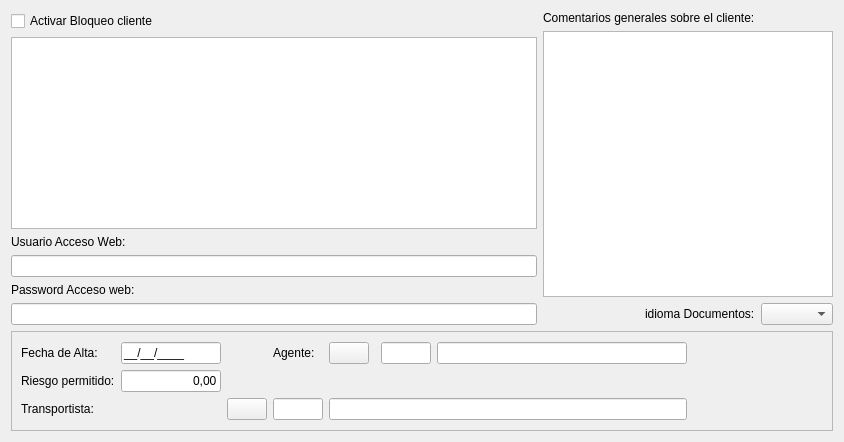
         <widget class="QWidget" name="tab_coments">
          <property name="styleSheet">
           <string notr="true"/>
          </property>
          <attribute name="title">
           <string>Comentarios y Otros</string>
          </attribute>
          <layout class="QGridLayout" name="gridLayout_18">
           <item row="3" column="0" colspan="4">
            <widget class="QFrame" name="frame_5">
             <property name="minimumSize">
              <size>
               <width>0</width>
               <height>100</height>
              </size>
             </property>
             <property name="frameShape">
              <enum>QFrame::Shape::StyledPanel</enum>
             </property>
             <property name="frameShadow">
              <enum>QFrame::Shadow::Raised</enum>
             </property>
             <layout class="QGridLayout" name="gridLayout_9">
              <item row="0" column="0">
               <layout class="QGridLayout" name="gridLayout_8">
                <item row="0" column="3">
                 <widget class="QLabel" name="label_63">
                  <property name="text">
                   <string>Agente: </string>
                  </property>
                 </widget>
                </item>
                <item row="2" column="2">
                 <widget class="QPushButton" name="btnTransportista">
                  <property name="maximumSize">
                   <size>
                    <width>40</width>
                    <height>40</height>
                   </size>
                  </property>
                  <property name="layoutDirection">
                   <enum>Qt::LayoutDirection::LeftToRight</enum>
                  </property>
                  <property name="text">
                   <string/>
                  </property>
                  <property name="icon">
                   <iconset resource="designer.qrc">
                    <normaloff>:/modules/images/find.png</normaloff>:/modules/images/find.png</iconset>
                  </property>
                  <property name="iconSize">
                   <size>
                    <width>32</width>
                    <height>32</height>
                   </size>
                  </property>
                 </widget>
                </item>
                <item row="2" column="3">
                 <widget class="QLineEdit" name="id_transportista">
                  <property name="maximumSize">
                   <size>
                    <width>50</width>
                    <height>16777215</height>
                   </size>
                  </property>
                 </widget>
                </item>
                <item row="0" column="7">
                 <widget class="QLineEdit" name="agente">
                  <property name="minimumSize">
                   <size>
                    <width>250</width>
                    <height>0</height>
                   </size>
                  </property>
                 </widget>
                </item>
                <item row="0" column="4">
                 <widget class="QPushButton" name="btnAgente">
                  <property name="maximumSize">
                   <size>
                    <width>40</width>
                    <height>40</height>
                   </size>
                  </property>
                  <property name="text">
                   <string/>
                  </property>
                  <property name="icon">
                   <iconset resource="designer.qrc">
                    <normaloff>:/modules/images/find.png</normaloff>:/modules/images/find.png</iconset>
                  </property>
                  <property name="iconSize">
                   <size>
                    <width>32</width>
                    <height>32</height>
                   </size>
                  </property>
                 </widget>
                </item>
                <item row="1" column="0">
                 <widget class="QLabel" name="label_35">
                  <property name="text">
                   <string>Riesgo permitido:</string>
                  </property>
                 </widget>
                </item>
                <item row="0" column="6">
                 <widget class="QLineEdit" name="id_agente">
                  <property name="maximumSize">
                   <size>
                    <width>50</width>
                    <height>16777215</height>
                   </size>
                  </property>
                 </widget>
                </item>
                <item row="0" column="0">
                 <widget class="QLabel" name="label_34">
                  <property name="text">
                   <string>Fecha de Alta:</string>
                  </property>
                 </widget>
                </item>
                <item row="2" column="4" colspan="4">
                 <widget class="QLineEdit" name="lineEdit_2"/>
                </item>
                <item row="2" column="0">
                 <widget class="QLabel" name="label_62">
                  <property name="text">
                   <string>Transportista:</string>
                  </property>
                 </widget>
                </item>
                <item row="2" column="1">
                 <spacer name="horizontalSpacer_2">
                  <property name="orientation">
                   <enum>Qt::Orientation::Horizontal</enum>
                  </property>
                  <property name="sizeHint" stdset="0">
                   <size>
                    <width>40</width>
                    <height>20</height>
                   </size>
                  </property>
                 </spacer>
                </item>
                <item row="1" column="1">
                 <widget class="QLineEdit" name="riesgo_maximo">
                  <property name="enabled">
                   <bool>true</bool>
                  </property>
                  <property name="maximumSize">
                   <size>
                    <width>100</width>
                    <height>16777215</height>
                   </size>
                  </property>
                  <property name="text">
                   <string>0,00</string>
                  </property>
                  <property name="alignment">
                   <set>Qt::AlignmentFlag::AlignRight|Qt::AlignmentFlag::AlignTrailing|Qt::AlignmentFlag::AlignVCenter</set>
                  </property>
                 </widget>
                </item>
                <item row="0" column="1">
                 <widget class="QLineEdit" name="fecha_alta">
                  <property name="maximumSize">
                   <size>
                    <width>100</width>
                    <height>16777215</height>
                   </size>
                  </property>
                  <property name="inputMask">
                   <string>99/99/9999;_</string>
                  </property>
                 </widget>
                </item>
               </layout>
              </item>
              <item row="0" column="1">
               <spacer name="horizontalSpacer_6">
                <property name="orientation">
                 <enum>Qt::Orientation::Horizontal</enum>
                </property>
                <property name="sizeHint" stdset="0">
                 <size>
                  <width>40</width>
                  <height>20</height>
                 </size>
                </property>
               </spacer>
              </item>
             </layout>
            </widget>
           </item>
           <item row="0" column="0" rowspan="3">
            <layout class="QVBoxLayout" name="verticalLayout_6">
             <item>
              <widget class="QCheckBox" name="bloqueado">
               <property name="text">
                <string>Activar Bloqueo cliente</string>
               </property>
              </widget>
             </item>
             <item>
              <widget class="QTextEdit" name="comentario_bloqueo">
               <property name="enabled">
                <bool>true</bool>
               </property>
               <property name="undoRedoEnabled">
                <bool>true</bool>
               </property>
               <property name="readOnly">
                <bool>true</bool>
               </property>
              </widget>
             </item>
             <item>
              <widget class="QLabel" name="label_43">
               <property name="text">
                <string>Usuario Acceso Web:</string>
               </property>
              </widget>
             </item>
             <item>
              <widget class="QLineEdit" name="acceso_web"/>
             </item>
             <item>
              <widget class="QLabel" name="label_44">
               <property name="text">
                <string>Password Acceso web:</string>
               </property>
              </widget>
             </item>
             <item>
              <widget class="QLineEdit" name="password_web"/>
             </item>
            </layout>
           </item>
           <item row="0" column="1" colspan="2">
            <widget class="QLabel" name="label_82">
             <property name="maximumSize">
              <size>
               <width>16777215</width>
               <height>21</height>
              </size>
             </property>
             <property name="text">
              <string>Comentarios generales sobre el cliente:</string>
             </property>
            </widget>
           </item>
           <item row="2" column="3">
            <widget class="QComboBox" name="id_idioma_documentos"/>
           </item>
           <item row="2" column="2">
            <widget class="QLabel" name="label_9">
             <property name="text">
              <string>idioma Documentos:</string>
             </property>
            </widget>
           </item>
           <item row="1" column="1" colspan="3">
            <widget class="QTextEdit" name="txtcomentarios"/>
           </item>
          </layout>
         </widget>
